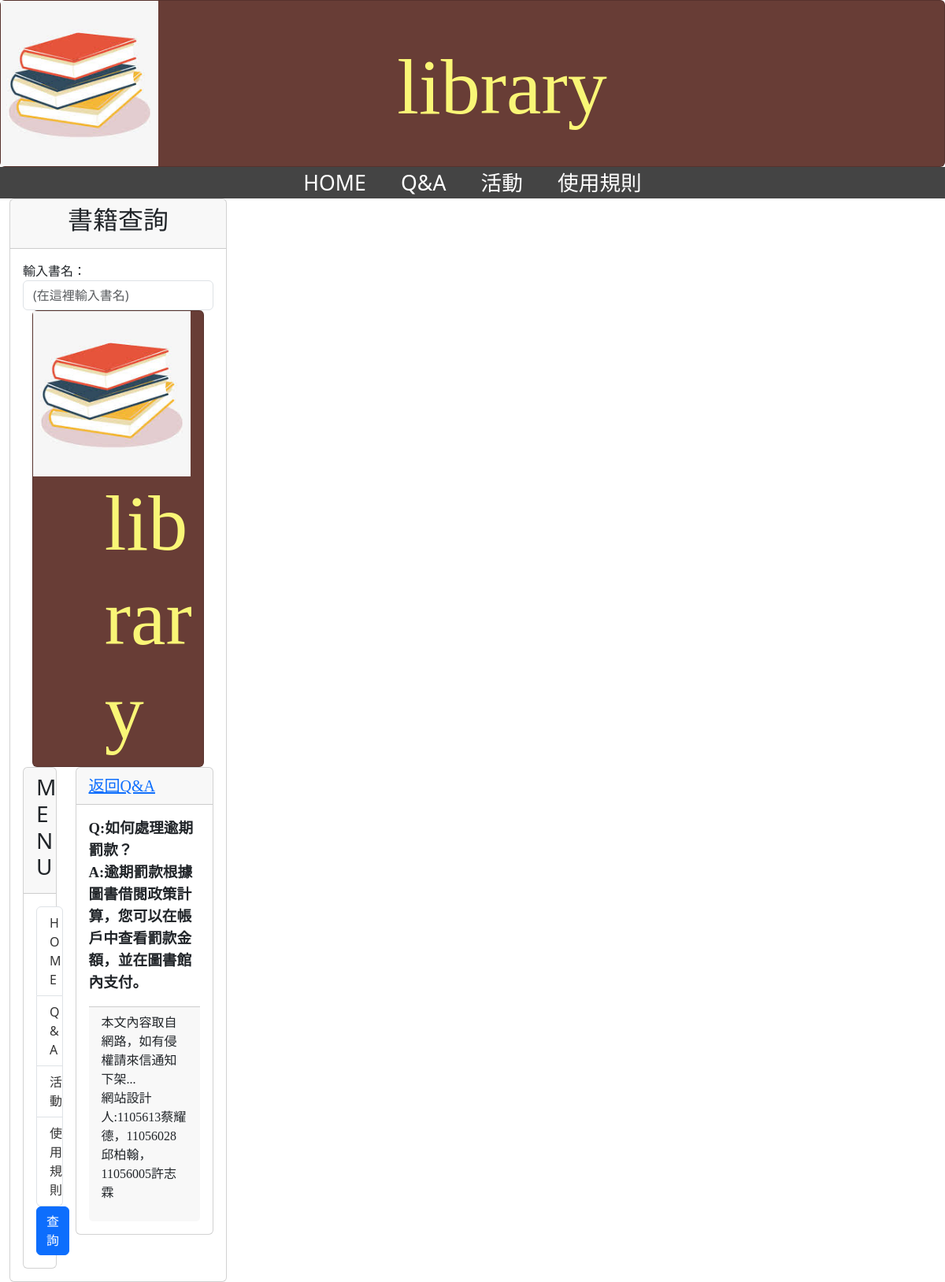
The app's page /function1/QA2/ with its own data.
### mysite/models.py (models this page shows, shortened)
class Function1(models.Model):
    question=models.CharField(max_length=200)
    answer=models.CharField(max_length=200)
    slug2 = models.CharField(max_length=200, default='your_default_value_here')

### mysite/views.py (the view)
# urls.py: path('function1/<slug:slug>/', views.function1, name='function1'),
def function1(request, slug):
    try:
        book = Function1.objects.get(slug2=slug)
        return render(request, 'qa.html', {'book': book})
    except Function1.DoesNotExist:
        return redirect("/")

### template/qa.html (shortened to what this page needs)
{% extends "base.html" %}
{% block headmessage %}
<a style='font-family:標楷體; font-size: 20px;' href="/?menu=qa">返回Q&A</a>
{% endblock headmessage %}
{% block content %}
<p style="font-family:微軟正黑體;font-size:14pt;font-weight:bold;">
    Q:{{book.question }}
    <br>
    A:{{book.answer }}
</p>
{% endblock content %}

### template/base.html (style rules this page uses)
body { font-family: Arial, sans-serif; background-color: #f5f5f5; margin: 0; padding: 0; }

### records on screen
Function1: question "如何處理逾期罰款？", answer "逾期罰款根據圖書借閱政策計算，您可以在帳戶中查看罰款金額，並在圖書館內支付。"
